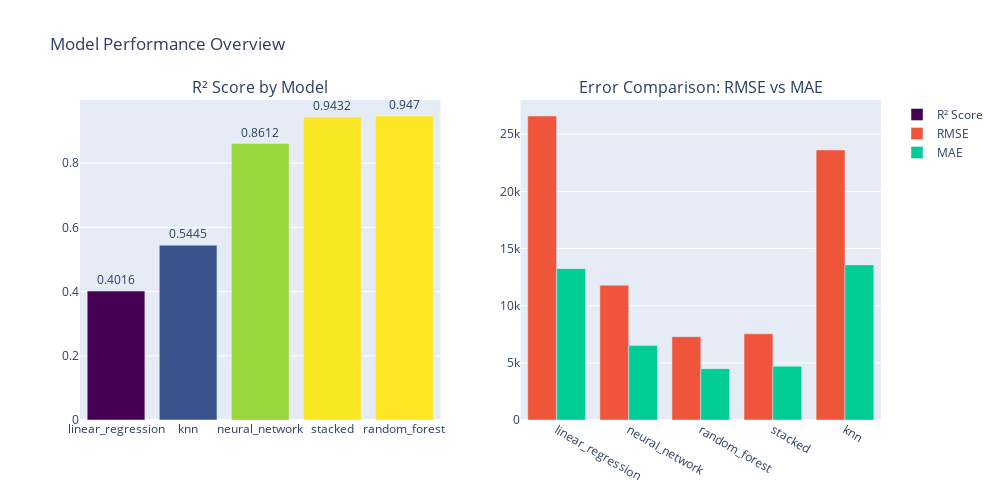

Here is the notebook cell this chart was saved with:
### Code cell
import pandas as pd
import plotly.graph_objects as go
from plotly.subplots import make_subplots
import plotly.colors as pc

# Load and clean data
df = pd.read_csv('modelComparisons.csv')
df.columns = df.columns.str.strip()
df_r2 = df.sort_values('r_squared')

# Normalize R² values to [0, 1] for color mapping
r2_vals = df_r2['r_squared']
norm_r2 = (r2_vals - r2_vals.min()) / (r2_vals.max() - r2_vals.min())

# Use a Plotly colorscale (e.g., Viridis)
colorscale = pc.sample_colorscale('Viridis', norm_r2)

# Create subplot layout
fig = make_subplots(
    rows=1, cols=2,
    subplot_titles=["R² Score by Model", "Error Comparison: RMSE vs MAE"]
)

# --- R² Bar Chart with Gradient Colors ---
fig.add_trace(
    go.Bar(
        x=df_r2['model'],
        y=df_r2['r_squared'],
        text=df_r2['r_squared'].round(4),
        textposition='outside',
        marker=dict(color=colorscale),
        name='R² Score',
    ),
    row=1, col=1
)

# --- RMSE / MAE Grouped Bar Chart ---
df_long = df.melt(id_vars='model', value_vars=['rmse', 'mae'],
                  var_name='metric', value_name='value')

for metric in ['rmse', 'mae']:
    metric_data = df_long[df_long['metric'] == metric]
    fig.add_trace(
        go.Bar(
            x=metric_data['model'],
            y=metric_data['value'],
            name=metric.upper(),
            text=metric_data['value'].round(2),
            textposition='outside'
        ),
        row=1, col=2
    )

# Final layout
fig.update_layout(
    title_text='Model Performance Overview',
    barmode='group',
    height=500,
    width=1000,
    showlegend=True,
    uniformtext_minsize=8,
    uniformtext_mode='hide'
)

fig.show()

### Figure 1 — Plotly figure (JSON) as saved in the notebook; plotly's stock layout.template omitted (floating-point values rounded to 4 significant figures)
{"data": [{"marker": {"color": ["rgb(68, 1, 84)", "rgb(57, 84, 139)", "rgb(152, 215, 62)", "rgb(249, 230, 37)", "rgb(253, 231, 37)"]}, "name": "R² Score", "text": [0.4016, 0.5445, 0.8612, 0.9432, 0.947], "textposition": "outside", "type": "bar", "x": ["linear_regression", "knn", "neural_network", "stacked", "random_forest"], "xaxis": "x", "y": [0.4016, 0.5445, 0.8612, 0.9432, 0.947], "yaxis": "y"}, {"name": "RMSE", "text": [26590.0, 11800.0, 7293.0, 7546.0, 23620.0], "textposition": "outside", "type": "bar", "x": ["linear_regression", "neural_network", "random_forest", "stacked", "knn"], "xaxis": "x2", "y": [26590.0, 11800.0, 7293.0, 7546.0, 23620.0], "yaxis": "y2"}, {"name": "MAE", "text": [13240.0, 6508.0, 4492.0, 4698.0, 13570.0], "textposition": "outside", "type": "bar", "x": ["linear_regression", "neural_network", "random_forest", "stacked", "knn"], "xaxis": "x2", "y": [13240.0, 6508.0, 4492.0, 4698.0, 13570.0], "yaxis": "y2"}], "layout": {"annotations": [{"font": {"size": 16}, "showarrow": false, "text": "R² Score by Model", "x": 0.225, "xanchor": "center", "xref": "paper", "y": 1, "yanchor": "bottom", "yref": "paper"}, {"font": {"size": 16}, "showarrow": false, "text": "Error Comparison: RMSE vs MAE", "x": 0.775, "xanchor": "center", "xref": "paper", "y": 1, "yanchor": "bottom", "yref": "paper"}], "barmode": "group", "height": 500, "showlegend": true, "title": {"text": "Model Performance Overview"}, "uniformtext": {"minsize": 8, "mode": "hide"}, "width": 1000, "xaxis": {"anchor": "y", "domain": [0, 0.45]}, "xaxis2": {"anchor": "y2", "domain": [0.55, 1]}, "yaxis": {"anchor": "x", "domain": [0, 1]}, "yaxis2": {"anchor": "x2", "domain": [0, 1]}}}
